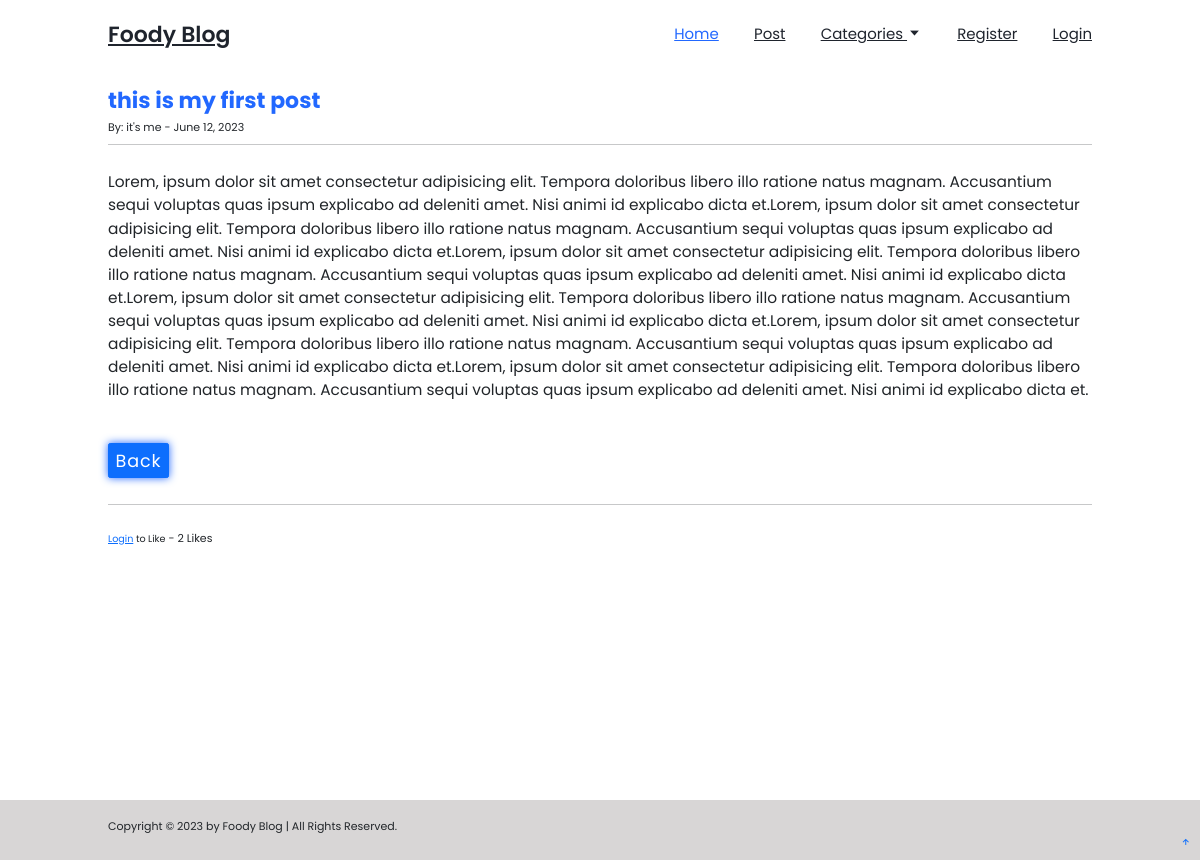
The app's page /article/10 with its own data.
### Blog_app/models.py (models this page shows, shortened)
class Post(models.Model):
    title = models.CharField(max_length=255)
    title_tag = models.CharField(max_length=255, default='Foody Blog')
    author = models.ForeignKey(User, on_delete=models.CASCADE)
    body = models.TextField()
    post_date = models.DateField(auto_now_add=True)
    category = models.CharField(max_length=255, default='Food')
    likes = models.ManyToManyField(User, related_name='blog_posts')
    def total_likes(self):
        return self.likes.count()

### Blog_app/views.py (the view)
# urls.py: path('article/<int:pk>', ArticleDetailView.as_view(), name="article-detail"),
class ArticleDetailView(DetailView):
    model = Post
    template_name = 'article_details.html'
    def get_context_data(self, *args, **kwargs):
        cat_menu = Category.objects.all()
        context = super(ArticleDetailView, self).get_context_data(*args, **kwargs)
        stuff = get_object_or_404(Post, id=self.kwargs['pk'])
        total_likes = stuff.total_likes()
        liked = False
        if stuff.likes.filter(id=self.request.user.id).exists():
            liked = True
        context["cat_menu"] = cat_menu
        context["total_likes"] = total_likes
        context["liked"] = liked
        return context

### Blog_app/models.py (called while the page is built)
    def __str__(self):
        return self.name

### Blog_app/templates/article_details.html (shortened to what this page needs)
{% extends 'base.html' %}
{% load static %}
{% block content %}
<link rel="stylesheet"
    href=" https://cdn.jsdelivr.net/npm/bootstrap@5.1.3/dist/css/bootstrap.min.css ">
<section class="article" id="article">
    <h1 style="color: var(--main-color);" class="fw-bold fs-1">{{ post.title }}</h1>
    <small class="fs-5 fw-semibold">By:
        {{ post.author.first_name }}
        {{ post.author.last_name }} -
        {{ post.post_date }}
    <hr>
    <br/>
    <p class="fs-3 ">{{ post.body|safe }}</p>
    <br/>
    <br/>
    <a href="{% url 'home' %}" class="fs-2 btn btn-primary">Back</a>
    <br/><br/>
    <hr>
    <br/>
    <form action="{% url 'like_post' post.pk %}" method="POST">
    {% if user.is_authenticated %}
        {% if liked %}
            <button type="submit", name="post_id", value="{{ post.id }}",
            class="btn btn-danger btn-sm">Unlike</button>
        {% else %}
            <button type="submit", name="post_id", value="{{ post.id }}",
            class="btn btn-primary btn-sm">Like</button>
        {% endif %}
    {% else %}
        <small><a href="{% url 'login' %}#login">Login</a> to Like</small>
    {% endif %}
        - {{ total_likes }} Likes
    </form>
</section>
{% endblock content %}

### Blog_app/static/css/blogg.css (style rules this page uses)
* { margin: 0; padding: 0; box-sizing: border-box; text-decoration: none; border: none; outline: none; scroll-behavior: smooth; font-family: 'poppins', sans-serif; }
:root { --bg-color: #fff; --second-bg-color: #d8d6d6; --text-color:#1f242d; --main-color: #2268ff; }
html { font-size: 62.5%; overflow-x: hidden; }
body { background: var(--bg-color); color: var(--text-color); }
section { min-height: 100vh; padding: 10rem 9% 2rem; }
.btn { display: inline-block; padding: 1rem 2.8rem; background: var(--main-color); border-radius: 4rem; box-shadow: 0 0 1rem var(--main-color); font-size: 1.6rem; color: var(--second-bg-color); letter-spacing: .1rem; font-weight: 600; transition: 2s ease; }
@media (max-width: 1200px) { html { font-size: 55%; } }

### records on screen
Post: title "this is my first post", author.first_name "it's", author.last_name "me", post_date "June 12, 2023", body "Lorem, ipsum dolor sit amet consectetur adipisicing elit. Tempora doloribus libero illo ratione natus magnam. Accusantium sequi voluptas quas ipsum explicabo ad deleniti amet. Nisi animi id explicabo dicta et.Lorem, ipsum dolor sit amet consectetur adipisicing elit. Tempora doloribus libero illo ratione natus magnam. Accusantium sequi voluptas quas ipsum explicabo ad deleniti amet. Nisi animi id explicabo dicta et.Lorem, ipsum dolor sit amet consectetur adipisicing elit. Tempora doloribus libero illo ratione natus magnam. Accusantium sequi voluptas quas ipsum explicabo ad deleniti amet. Nisi animi id explicabo dicta et.Lorem, ipsum dolor sit amet consectetur adipisicing elit. Tempora…"

### other values on screen
{{ total_likes }} "2"
